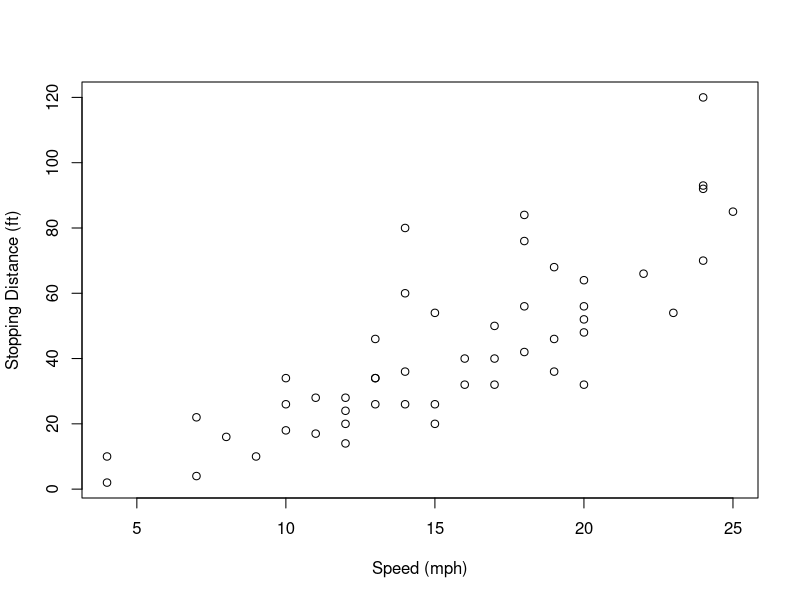
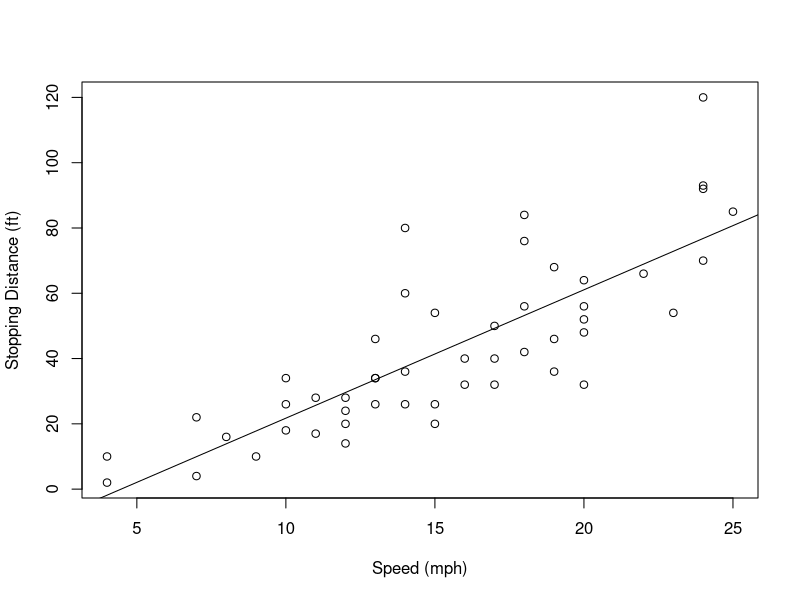
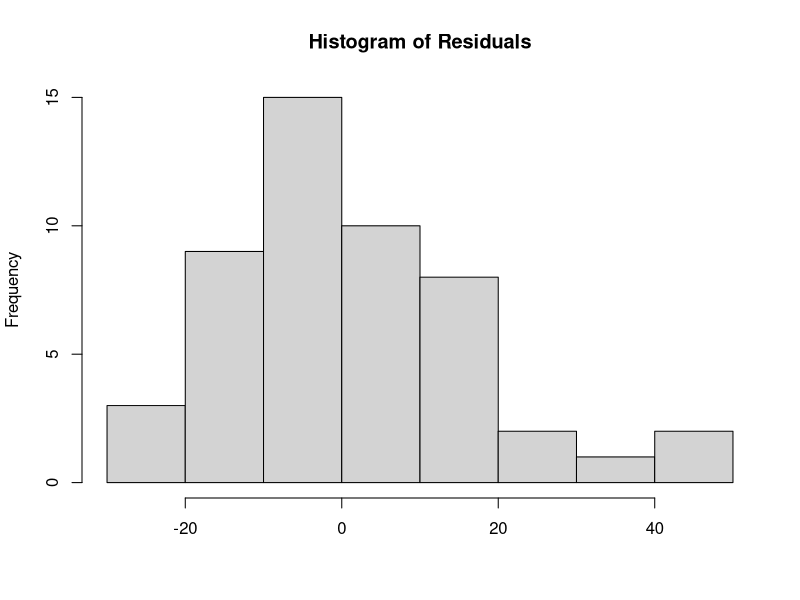
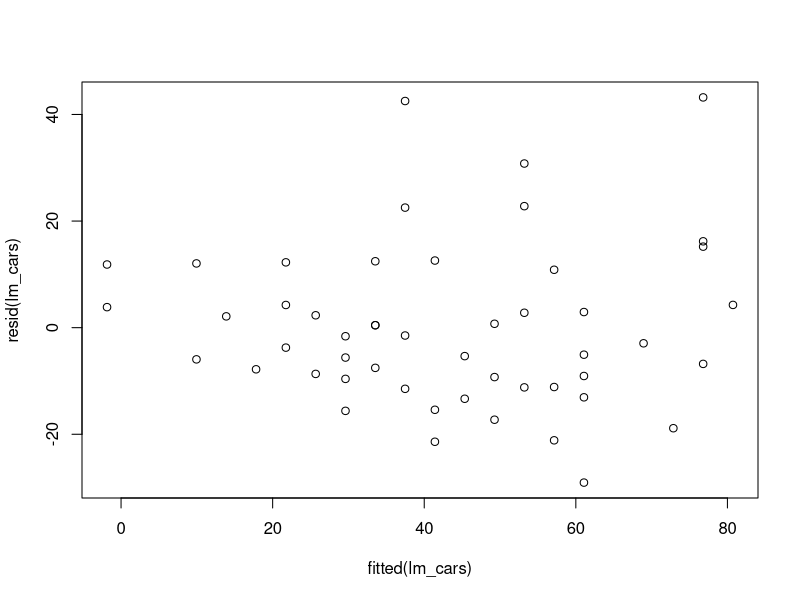
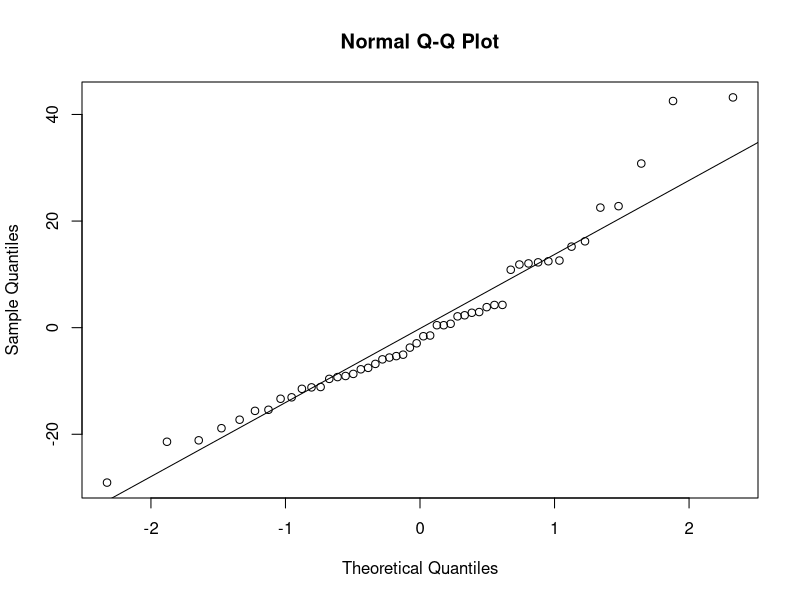

Write R code to recreate these figures, in order.
## ---- chunk 1
knitr::opts_chunk$set(warning = F, message = F, collapse = T, cache = T)
## ---- chunk 2
data("cars")
head(cars, n = 10)
## ---- chunk 3
summary(cars)
## ---- chunk 4
dim(cars)
## ---- chunk 5
with(cars, plot(speed, dist, 
                xlab = "Speed (mph)",
                ylab = "Stopping Distance (ft)"))
## ---- chunk 6
# linear model
lm_cars <- lm(dist ~ speed, data = cars)
lm_cars
## ---- chunk 7
with(cars, plot(speed, dist, 
                xlab = "Speed (mph)",
                ylab = "Stopping Distance (ft)"))
abline(lm_cars)
## ---- chunk 8
summary(lm_cars)
## ---- chunk 9
hist(lm_cars$residuals, xlab = "", main = "Histogram of Residuals")
## ---- chunk 10
plot(fitted(lm_cars), resid(lm_cars))
## ---- chunk 11
qqnorm(resid(lm_cars))
qqline(resid(lm_cars))
